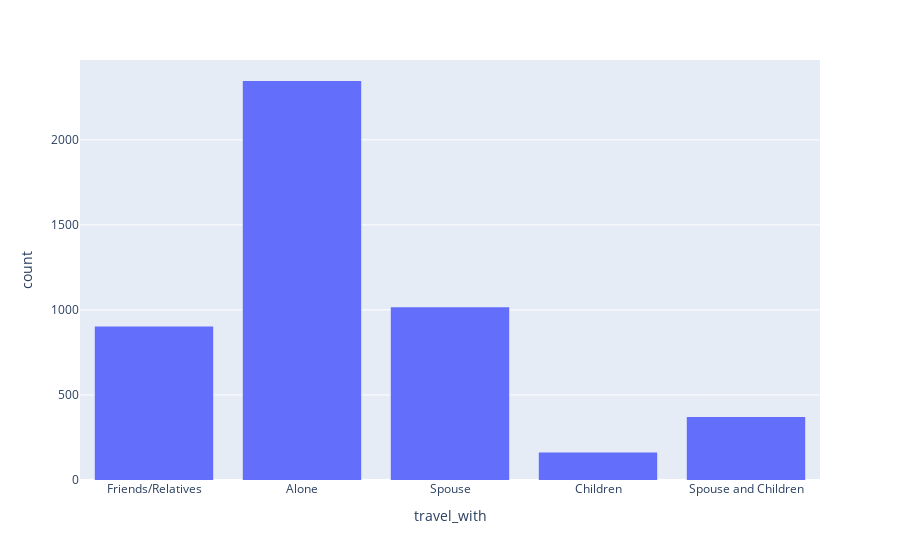

This figure's notebook cell:
### Code cell
px.histogram(df,x='travel_with')

### Figure 1 — Plotly figure (JSON) as saved in the notebook; plotly's stock layout.template omitted (floating-point values rounded to 4 significant figures; data arrays with more than 128 entries replaced by an {"elided": "..."} marker saying what was removed)
{"data": [{"alignmentgroup": "True", "bingroup": "x", "hovertemplate": "travel_with=%{x}<br>count=%{y}<extra></extra>", "legendgroup": "", "marker": {"color": "#636efa", "pattern": {"shape": ""}}, "name": "", "offsetgroup": "", "orientation": "v", "showlegend": false, "type": "histogram", "x": {"elided": "4795 str values"}, "xaxis": "x", "yaxis": "y"}], "layout": {"barmode": "relative", "legend": {"tracegroupgap": 0}, "margin": {"t": 60}, "xaxis": {"anchor": "y", "domain": [0, 1], "title": {"text": "travel_with"}}, "yaxis": {"anchor": "x", "domain": [0, 1], "title": {"text": "count"}}}}
